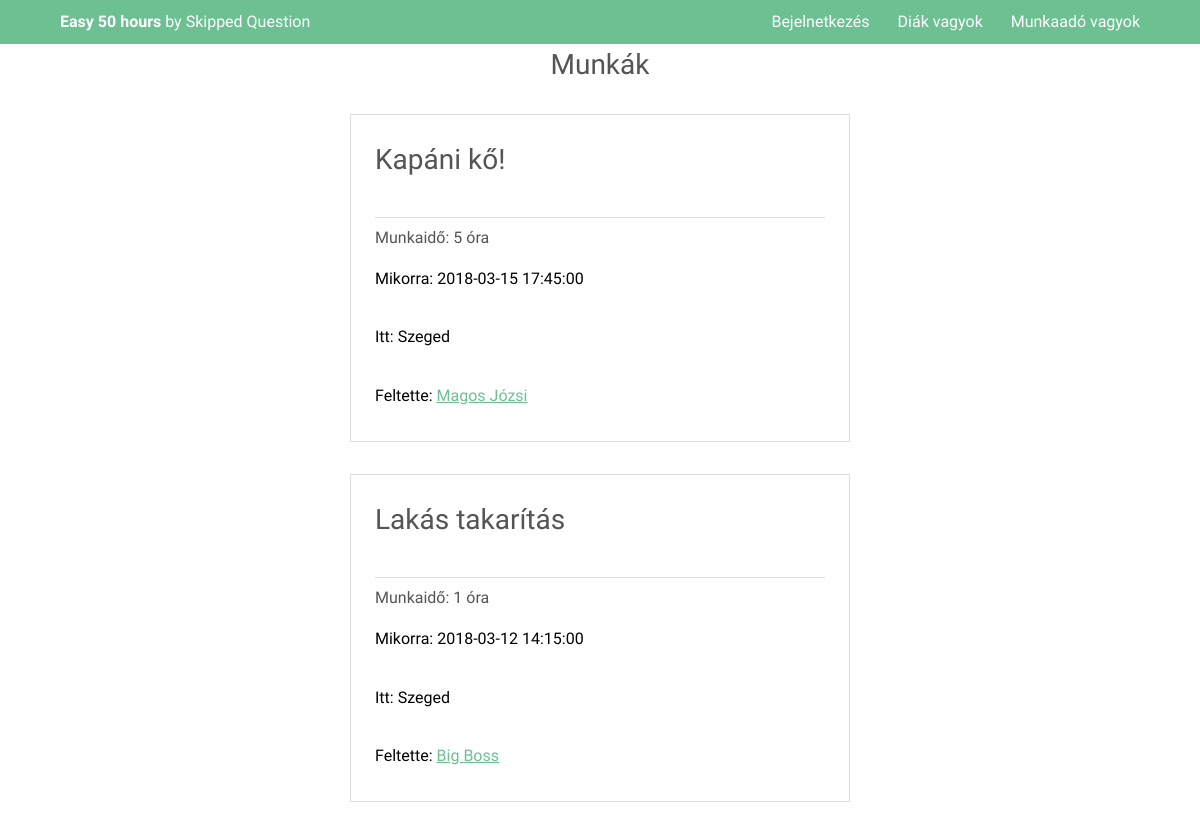
/Browse_Jobs.php, run on an earlier commit of the app's database.
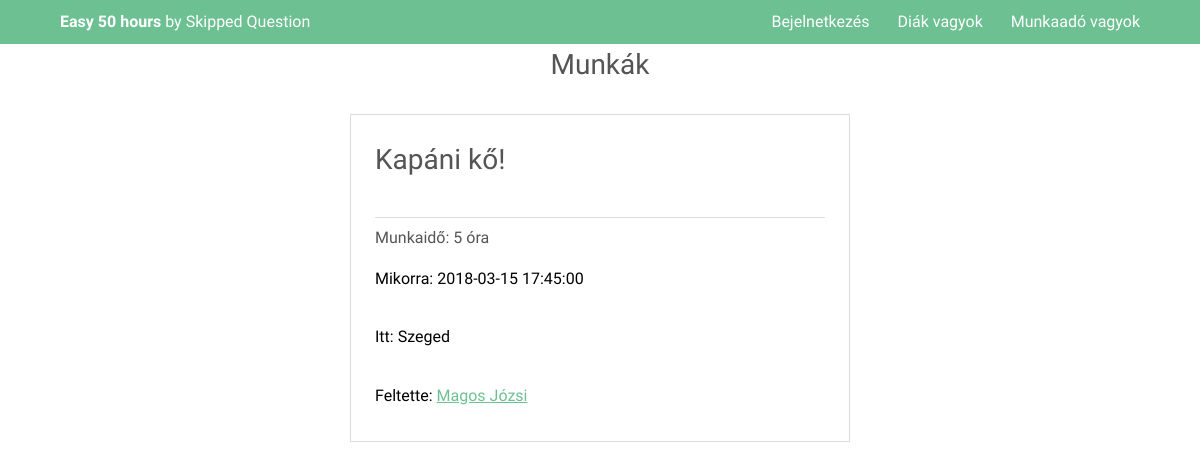
And on a later commit of the database.
### tables this page shows
CREATE TABLE IF NOT EXISTS `ajanlatok` (
  `id` int(11) NOT NULL AUTO_INCREMENT,
  `munkaado_id` int(11) NOT NULL,
  `felajanlott_oraszam` int(11) NOT NULL,
  `cim` varchar(255) NOT NULL,
  `leiras` text NOT NULL,
  `helyszin` varchar(500) NOT NULL,
  `feltoltve` datetime DEFAULT NULL,
  `munka_idopont` datetime DEFAULT NULL,
  `lejart` tinyint(1) NOT NULL DEFAULT '0',
  `elvegzett` tinyint(1) NOT NULL DEFAULT '0',
  PRIMARY KEY (`id`),
  KEY `munkaado_id` (`munkaado_id`)
);

CREATE TABLE IF NOT EXISTS `felhasznalok` (
  `id` int(11) NOT NULL AUTO_INCREMENT,
  `keresztnev` varchar(255) NOT NULL,
  `vezeteknev` varchar(255) NOT NULL,
  `email` varchar(255) NOT NULL,
  `jelszo` varchar(255) NOT NULL,
  `email_megerosito` varchar(255) NOT NULL,
  `profil_kep_allapot` int(11) NOT NULL DEFAULT '0',
  `felhasznalo_tipus` tinyint(4) NOT NULL,
  `telefonszam` varchar(50) DEFAULT NULL,
  `facebook_id` varchar(255) DEFAULT NULL,
  `bemutatkozas` text,
  `iskola_id` int(11) DEFAULT NULL,
  `diakigazolvany_szam` varchar(255) DEFAULT NULL,
  `oraszam` int(11) DEFAULT NULL,
  PRIMARY KEY (`id`),
  KEY `iskola_id` (`iskola_id`)
);

### Classes/Dbh.php (called while the page is built, shortened)
<?php
class Dbh{
    public function connect(){
        $this->dbServername = "localhost";
        $this->dbUsername = "root";
        $this->password = "";
        $this->dbName = "code4good";
        $this->charset = "utf8mb4";
        try{
        $dsn = 'mysql:host='.$this->dbServername.';dbname='.$this->dbName.';charset='.$this->charset;
        $pdo = new PDO($dsn , $this->dbUsername , $this->password);
        $pdo->setAttribute(PDO::ATTR_ERRMODE, PDO::ERRMODE_EXCEPTION);
        return $pdo;
        }
        catch(PDOException $e){
            echo 'Connection failed: '.$e->getMessage();
        }
    }
}

### Classes/BrowseJobs.php (called while the page is built)
<?php
class BrowseJobs extends Dbh{
    public function getALlPostIds($condition){
        $allPostIds = array();
        $sqlAllPostIds = $this->connect()->query('SELECT id FROM ajanlatok '.$condition.';');
        if($sqlAllPostIds->rowCount()){
            while($row = $sqlAllPostIds->fetch()) {
                array_push($allPostIds , $row['id']);
            }
            return $allPostIds;
        }
        else{
            return 0;
        }
    }
}

### Classes/JobPost.php (called while the page is built, shortened)
<?php
class JobPost extends Dbh{
    public $id;
    public $ownerId;
    public function setId($id){
        $this->id = $id;
    }
    public function setOwnerId($ownerId){
        $this->ownerId = $ownerId;
    }
    public function setOfferedHours($offeredHours){
        $this->offeredHours = $offeredHours;
    }
    public function setTitle($title){
        $this->title = $title;
    }
    public function setLocation($location){
        $this->location = $location;
    }
    public function setAppointment($appointment){
        $this->appointment = $appointment;
    }
    public function getOwner(){
        $owner = new Employer();
        $owner->setId($this->ownerId);
        return $owner;
    }
    public function setAllFromDB(){
        $sqlPost = $this->connect()->prepare("SELECT * FROM ajanlatok WHERE id =? ;");
        $sqlPost->execute([$this->id]);
    }
}

### Classes/Person.php (called while the page is built, shortened)
<?php
abstract class Person extends Dbh{
    public $id;
    public function setId($id){
        $this->id = $id;
    }
    public function setFirstName($firstName){
        $this->firstName = $firstName;
    }
    public function setLastName($lastName){
        $this->lastName = $lastName;
    }
    public function setAllFromDB(){
        $sqlPerson = $this->connect()->prepare("SELECT * FROM felhasznalok WHERE id = ? ;");
        $sqlPerson->execute([$this->id]);
        $person = $sqlPerson->fetch();
        return $person;
    }
}

### Classes/Employer.php (called while the page is built, shortened)
<?php
class Employer extends Person{
    public function setAllFromDB(){
        $person = parent::setAllFromDB();
    }
}

### Browse_Jobs.php (the view, shortened to what this page needs)
<?php
include_once 'Header.php';
include_once 'Classes/BrowseJobs.php';
include_once 'Classes/JobPost.php';
$userNotApplied = "";
 $condition = 'WHERE id NOT IN ( SELECT ajanlat_id FROM ajanlatokra_jelentkezesek WHERE ( elfogadva = "1" '.$userNotApplied.') UNION ( SELECT id FROM ajanlatok WHERE( lejart = "1" OR elvegzett = "1" ) ) )';
$jobBrowser = new BrowseJobs;
$allPostIds = $jobBrowser->getAllPostIds($condition);
$allPosts = array();
if ($allPostIds === 0){
    echo '<h2>Nincs ajánlat</h2>';
}
else{
foreach ($allPostIds as $postId){
    $jobPost = new JobPost;
    $jobPost->setId($postId);
    $jobPost->setAllFromDB();
    $allPosts[] = $jobPost;
}
?>
<div class="inner 6u 8u$(small) align-center">
    <h3>Munkák</h3>
</div>
<ul class="alt inner 5u 10u$(small)">
<?php
foreach($allPosts as $post){
    $owner = $post->getOwner();
    $owner->setAllFromDB();
    ?>
    <div class="box">
        <a href="Job.php?id=<?= $post->id ?>" style="text-decoration: none; color: BLACK;">
        <li>
          <h3><?= $post->title ?></h3>
        </li>
        <li>
            <h1>Munkaidő: <?= $post->offeredHours ?> óra</h1>
            <p>Mikorra: <?= $post->appointment ?></p>
            <p>Itt: <?= $post->location ?></p>
            <p>Feltette: <a href="Profile.php?id=<?= $owner->id?>"><?= $owner->lastName ?> <?= $owner->firstName ?></a></p>
        </li>
        </a>
    </div>
        <?php
}
    ?>
</ul>
    <?php
}
include 'Footer.php';
?>

What changed in the data, as far as the page shows it:
removed ajanlatok: cim "Lakás takarítás", felajanlott_oraszam "1", munka_idopont "2018-03-12 14:15:00", helyszin "Szeged", munkaado.vezeteknev "Big", munkaado.keresztnev "Boss"
